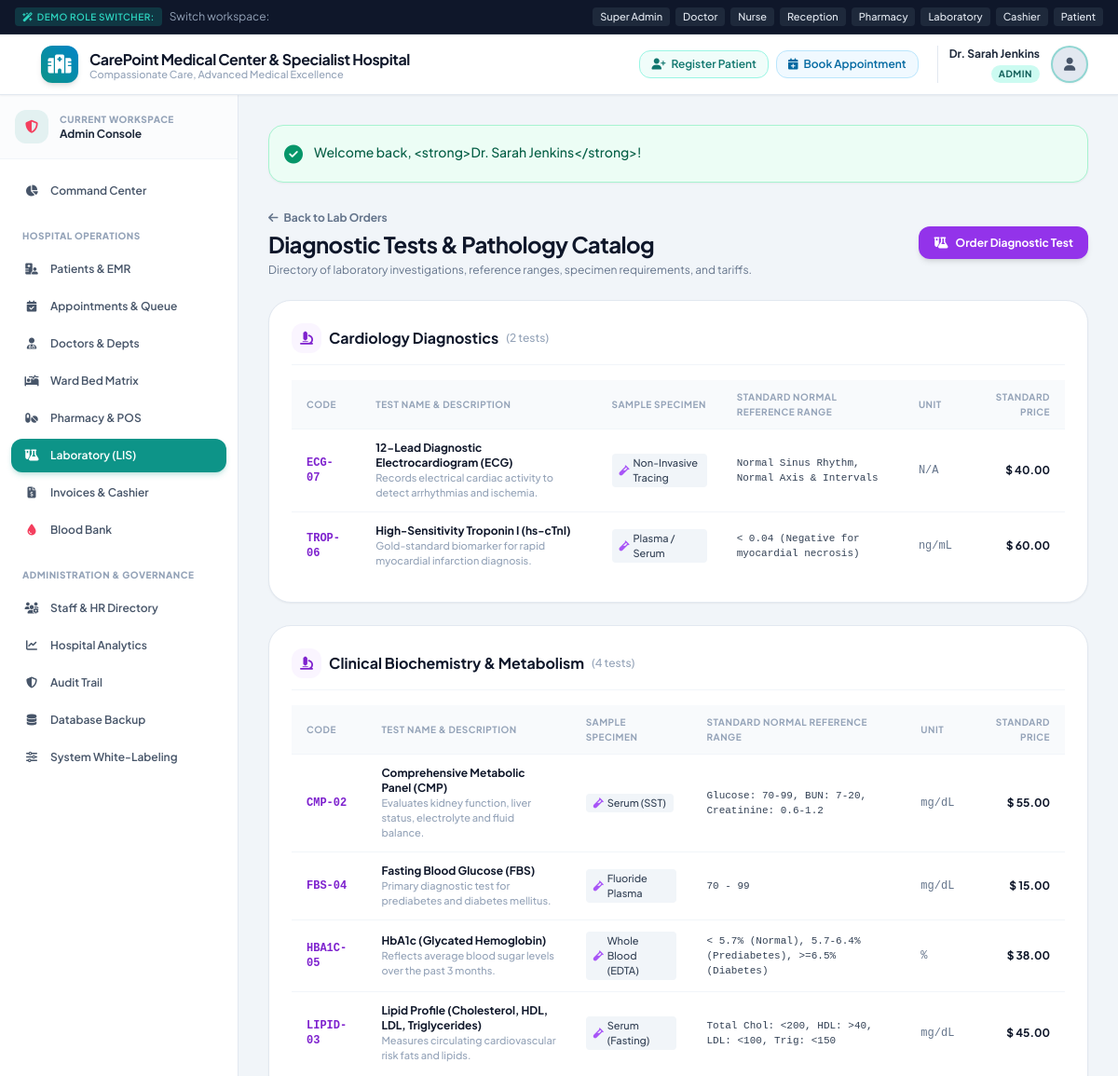
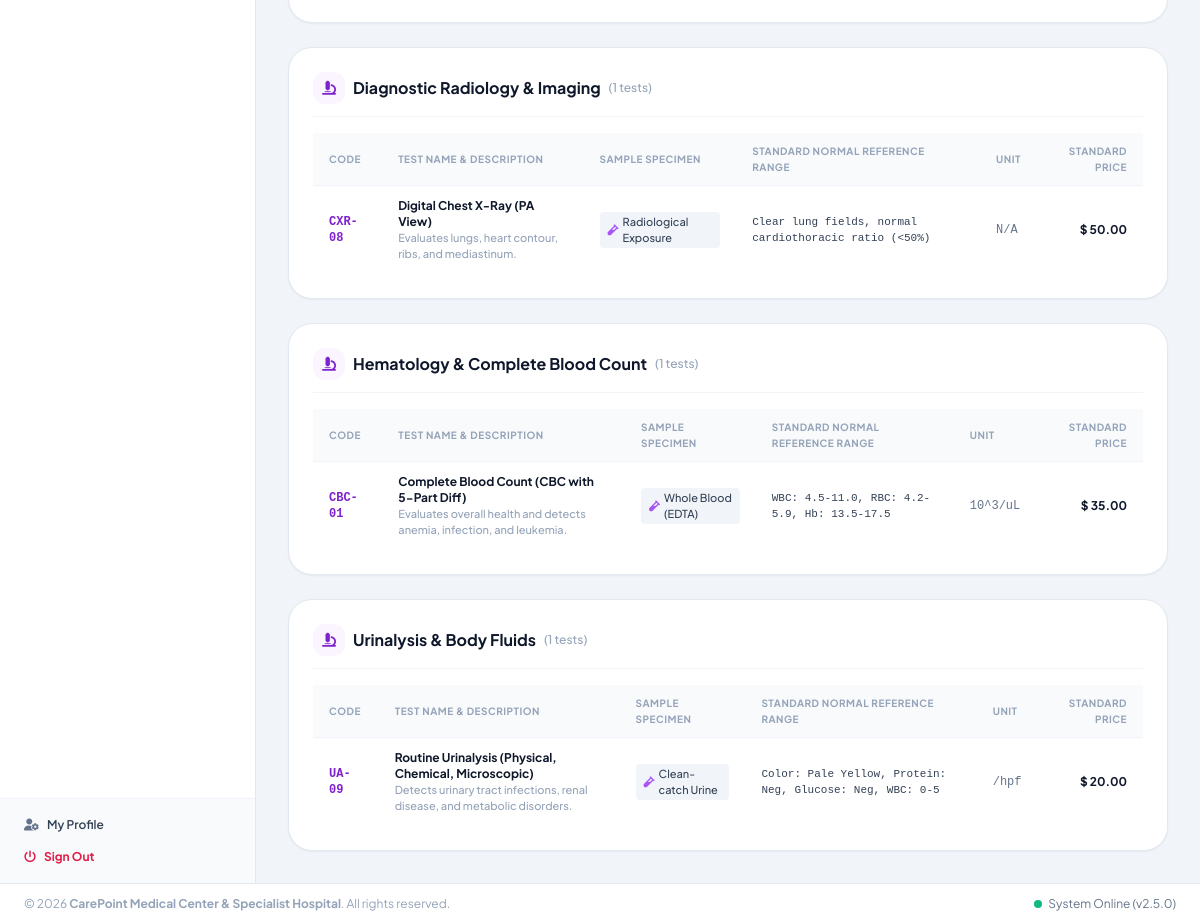
Page /modules/laboratory/catalog.php (signed in) on the committed database (2 pictures, top to bottom).
### tables this page shows
CREATE TABLE IF NOT EXISTS `lab_tests` (
  `id` INT AUTO_INCREMENT PRIMARY KEY,
  `category_id` INT NOT NULL,
  `test_name` VARCHAR(150) NOT NULL,
  `test_code` VARCHAR(50) NOT NULL UNIQUE,
  `sample_type` VARCHAR(80) DEFAULT 'Blood',
  `price` DECIMAL(10,2) NOT NULL DEFAULT 25.00,
  `normal_range` VARCHAR(255) NULL,
  `unit` VARCHAR(50) NULL,
  `description` TEXT NULL,
  `status` ENUM('active', 'inactive') DEFAULT 'active',
  FOREIGN KEY (`category_id`) REFERENCES `lab_test_categories`(`id`) ON DELETE RESTRICT
);

### config/helpers.php (called while the page is built, shortened)
<?php
function e(?string $string): string {
    return htmlspecialchars($string ?? '', ENT_QUOTES, 'UTF-8');
}
function getSetting(string $key, $default = null) {
    static $settingsCache = null;
    $pdo = Database::getConnection();
    if ($settingsCache === null) {
        $settingsCache = [];
        try {
            $stmt = $pdo->query("SELECT `key`, `value` FROM system_settings");
            while ($row = $stmt->fetch()) {
                $settingsCache[$row['key']] = $row['value'];
            }
        } catch (Exception $e) {
            return $default;
        }
    }
    return $settingsCache[$key] ?? $default;
}
function formatMoney($amount): string {
    $currency = getSetting('currency_symbol', DEFAULT_CURRENCY);
    $formatted = number_format((float)($amount ?? 0), 2);
    return $currency . ' ' . $formatted;
}

### modules/laboratory/catalog.php (the view, shortened to what this page needs)
<?php
require_once __DIR__ . '/../../includes/header.php';
$pdo = Database::getConnection();
$sql = "SELECT lt.*, c.name as category_name
        FROM lab_tests lt
        JOIN lab_test_categories c ON lt.category_id = c.id
        ORDER BY c.name ASC, lt.test_name ASC";
$tests = $pdo->query($sql)->fetchAll();
$testsByCategory = [];
foreach ($tests as $t) {
    $testsByCategory[$t['category_name']][] = $t;
}
?>
<div class="space-y-6">
    <div class="flex flex-col sm:flex-row sm:items-center sm:justify-between gap-4">
        <div>
            <a href="index.php" class="text-xs text-slate-500 hover:text-teal-600 font-bold inline-flex items-center mb-1">
                <i class="fa-solid fa-arrow-left mr-1.5"></i> Back to Lab Orders
            </a>
            <h1 class="text-2xl font-bold text-slate-900 tracking-tight">Diagnostic Tests & Pathology Catalog</h1>
            <p class="text-xs text-slate-500 mt-1">Directory of laboratory investigations, reference ranges, specimen requirements, and tariffs.</p>
        </div>
        <div>
            <a href="create_request.php" class="px-4 py-2.5 bg-purple-600 hover:bg-purple-700 text-white text-xs font-bold rounded-xl shadow-md transition">
                <i class="fa-solid fa-flask-vial mr-1.5"></i> Order Diagnostic Test
            </a>
        </div>
    </div>
    <div class="space-y-6">
        <?php foreach ($testsByCategory as $catName => $catTests): ?>
            <div class="bg-white rounded-3xl p-6 border border-slate-200 shadow-sm space-y-4">
                <div class="flex items-center space-x-2 border-b border-slate-100 pb-3">
                    <div class="w-8 h-8 rounded-xl bg-purple-50 text-purple-700 flex items-center justify-center text-sm font-bold">
                        <i class="fa-solid fa-microscope"></i>
                    </div>
                    <h3 class="font-bold text-slate-900 text-base"><?= e($catName) ?></h3>
                    <span class="text-xs text-slate-400 font-medium">(<?= count($catTests) ?> tests)</span>
                </div>
                <div class="overflow-x-auto">
                    <table class="w-full text-left text-xs text-slate-600">
                        <thead class="bg-slate-50 text-slate-400 font-bold uppercase text-[10px] tracking-wider border-b border-slate-100">
                            <tr>
                                <th class="py-2.5 px-4">Code</th>
                                <th class="py-2.5 px-4">Test Name & Description</th>
                                <th class="py-2.5 px-4">Sample Specimen</th>
                                <th class="py-2.5 px-4">Standard Normal Reference Range</th>
                                <th class="py-2.5 px-4">Unit</th>
                                <th class="py-2.5 px-4 text-right">Standard Price</th>
                            </tr>
                        </thead>
                        <tbody class="divide-y divide-slate-100 font-medium">
                            <?php foreach ($catTests as $test): ?>
                                <tr class="hover:bg-slate-50 transition">
                                    <td class="py-3 px-4 font-mono font-bold text-purple-700"><?= e($test['test_code']) ?></td>
                                    <td class="py-3 px-4">
                                        <strong class="text-slate-900 block"><?= e($test['test_name']) ?></strong>
                                        <span class="text-[11px] text-slate-400"><?= e($test['description'] ?: 'Diagnostic investigation') ?></span>
                                    </td>
                                    <td class="py-3 px-4">
                                        <span class="inline-flex items-center px-2 py-0.5 rounded bg-slate-100 text-slate-700 text-[11px]">
                                            <i class="fa-solid fa-vial mr-1 text-purple-500"></i> <?= e($test['sample_type']) ?>
                                        </span>
                                    </td>
                                    <td class="py-3 px-4 text-slate-700 font-mono text-[11px]"><?= e($test['normal_range'] ?: 'See clinical interpretation') ?></td>
                                    <td class="py-3 px-4 font-mono text-slate-500"><?= e($test['unit'] ?: 'N/A') ?></td>
                                    <td class="py-3 px-4 text-right font-bold text-slate-900"><?= formatMoney($test['price']) ?></td>
                                </tr>
                            <?php endforeach; ?>
                        </tbody>
                    </table>
                </div>
            </div>
        <?php endforeach; ?>
    </div>
</div>
<?php require_once __DIR__ . '/../../includes/footer.php'; ?>

### assets/css/style.css (style rules this page uses)
body { font-family: 'Plus Jakarta Sans', -apple-system, BlinkMacSystemFont, "Segoe UI", Roboto, sans-serif; color: #1e293b; background-color: #f8fafc; }

### rows in the picture
lab_tests: test_code "ECG-07", test_name "12-Lead Diagnostic Electrocardiogram (ECG)", description "Records electrical cardiac activity to detect arrhythmias and ischemia.", sample_type "Non-Invasive Tracing", normal_range "Normal Sinus Rhythm, Normal Axis & Intervals", unit "N/A", price "$ 40.00"
lab_tests: test_code "TROP-06", test_name "High-Sensitivity Troponin I (hs-cTnI)", description "Gold-standard biomarker for rapid myocardial infarction diagnosis.", sample_type "Plasma / Serum", normal_range "< 0.04 (Negative for myocardial necrosis)", unit "ng/mL", price "$ 60.00"
lab_tests: test_code "CMP-02", test_name "Comprehensive Metabolic Panel (CMP)", description "Evaluates kidney function, liver status, electrolyte and fluid balance.", sample_type "Serum (SST)", normal_range "Glucose: 70-99, BUN: 7-20, Creatinine: 0.6-1.2", unit "mg/dL", price "$ 55.00"
lab_tests: test_code "FBS-04", test_name "Fasting Blood Glucose (FBS)", description "Primary diagnostic test for prediabetes and diabetes mellitus.", sample_type "Fluoride Plasma", normal_range "70 - 99", unit "mg/dL", price "$ 15.00"
lab_tests: test_code "HBA1C-05", test_name "HbA1c (Glycated Hemoglobin)", description "Reflects average blood sugar levels over the past 3 months.", sample_type "Whole Blood (EDTA)", normal_range "< 5.7% (Normal), 5.7-6.4% (Prediabetes), >=6.5% (Diabetes)", unit "%", price "$ 38.00"
lab_tests: test_code "LIPID-03", test_name "Lipid Profile (Cholesterol, HDL, LDL, Triglycerides)", description "Measures circulating cardiovascular risk fats and lipids.", sample_type "Serum (Fasting)", normal_range "Total Chol: <200, HDL: >40, LDL: <100, Trig: <150", unit "mg/dL", price "$ 45.00"
lab_tests: test_code "CXR-08", test_name "Digital Chest X-Ray (PA View)", description "Evaluates lungs, heart contour, ribs, and mediastinum.", sample_type "Radiological Exposure", normal_range "Clear lung fields, normal cardiothoracic ratio (<50%)", unit "N/A", price "$ 50.00"
lab_tests: test_code "CBC-01", test_name "Complete Blood Count (CBC with 5-Part Diff)", description "Evaluates overall health and detects anemia, infection, and leukemia.", sample_type "Whole Blood (EDTA)", normal_range "WBC: 4.5-11.0, RBC: 4.2-5.9, Hb: 13.5-17.5", unit "10^3/uL", price "$ 35.00"
lab_tests: test_code "UA-09", test_name "Routine Urinalysis (Physical, Chemical, Microscopic)", description "Detects urinary tract infections, renal disease, and metabolic disorders.", sample_type "Clean-catch Urine", normal_range "Color: Pale Yellow, Protein: Neg, Glucose: Neg, WBC: 0-5", unit "/hpf", price "$ 20.00"

### other values in the picture
$hospitalName "CarePoint Medical Center & Specialist Hospital"
$hospitalTagline "Compassionate Care, Advanced Medical Excellence"
$user['name'] "Dr. Sarah Jenkins"
$user['role'] "ADMIN"
$userRole "Admin"
$flash['message'] "Welcome back, <strong>Dr. Sarah Jenkins</strong>!"
$catName "Cardiology Diagnostics"
count($catTests) "2"
$catName "Clinical Biochemistry & Metabolism"
count($catTests) "4"
$catName "Diagnostic Radiology & Imaging"
count($catTests) "1"
$catName "Hematology & Complete Blood Count"
$catName "Urinalysis & Body Fluids"
getSetting('hospital_name', DEFAULT_HOSPITAL_NAME) "CarePoint Medical Center & Specialist Hospital"
